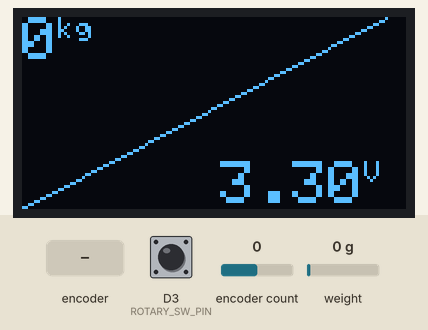
Bench run of a sketch on a simulated Arduino MKR. Shown: 128×64 one-colour display. The inputs (shaded band) are chosen by the test bench; at power-on: encoder count 0, weight on the scale 0 g, D3 (ROTARY_SW_PIN) HIGH. What the sketch prints to the serial monitor is not drawn.

Above: at 1.2 s.
1.3 s: rotary encoder on D3 (ROTARY_SW_PIN) / D7 (DT_PIN) turned 1 step (first pin leading)
At 2.3 s:
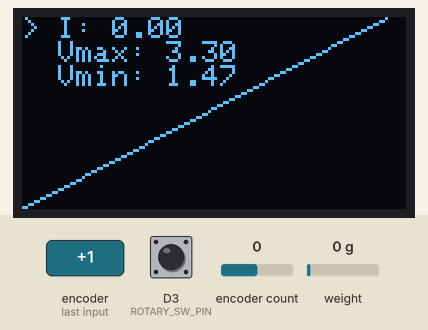
3.0 s: encoder count set to 1
At 3.5 s:
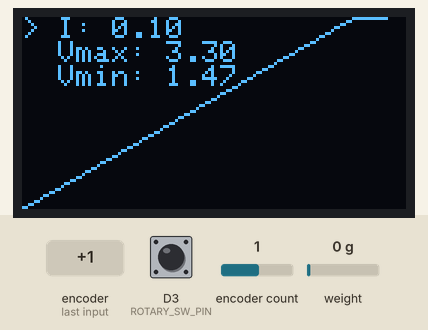
4.7 s: weight on the scale set to 1250 g
7.7 s: encoder count set to 2
At 9.0 s:
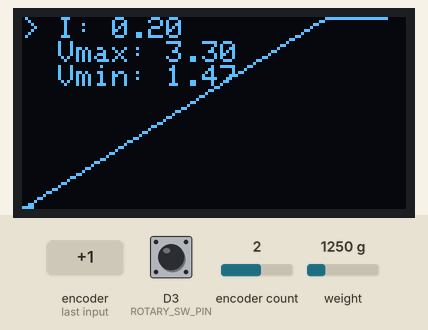
9.3 s: weight on the scale set to 100 g
10.8 s: rotary encoder on D3 (ROTARY_SW_PIN) / D7 (DT_PIN) turned 3 steps (first pin leading)
At 12.0 s:
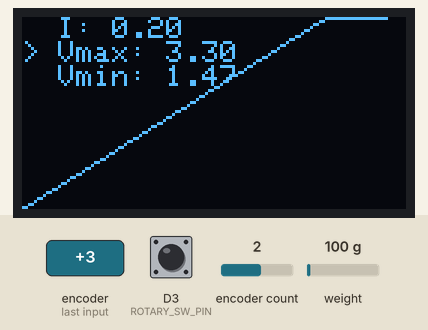
Timing chart, 0 to 13.8 s (numbered marks = the images above; inputs shaded):
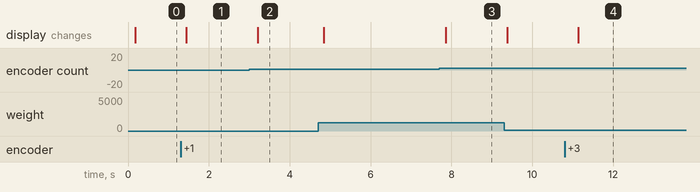

Measured:
- after the input at 1.3 s, the display: changes after 0.14 s (image 1)
- after the input at 3.0 s, the display: changes after 0.20 s (image 2)
- after the input at 7.7 s, the display: changes after 0.16 s (image 3)
- after the input at 10.8 s, the display: changes after 0.34 s (image 4)

The sketch:

G29BS_V2_007.ino
```cpp
/*
  Programa: Simulador de Freio com Saída Analógica
  Autor: Renato Brant
  Data: 01/12/2024
  Versão: v2.007

  Histórico de Modificações:
  - v2.004: Alterado o comportamento do cálculo de curva de tensão para inverter a relação pressão/tensão.
  - v2.005: Corrigido o problema de apresentação do gráfico que ignorava o MIN_VOLTAGE (1.47V).
           Excluída a configuração do formato da curva devido a inconsistências. Agora o comportamento é estritamente linear.
           Criado um histórico de modificações para acompanhamento de versões.
  - v2.006: Refatoração para melhorar a organização e legibilidade do código sem alterar funcionalidades existentes.
           Adicionado ajuste do valor mínimo de tensão (Vmin).
           Valores de Vmax e Vmin exibidos no display (canto inferior esquerdo e superior direito, respectivamente).
           Quadrado desenhado ao redor do valor que está sendo configurado.
           Movida a apresentação da pressão para o canto inferior direito, acima do valor de tensão (previousVoltage).
           Fundo preto adicionado para os valores de pressão e tensão para melhor contraste.
  - v2.007: Melhorada a interface gráfica do ajuste de configurações.
           Menu de configurações exibido no canto superior esquerdo apenas quando o botão é pressionado.
           Opções: Inclinação (I), Vmax e Vmin, com destaque `>` para a configuração ativa.
           Menu desaparece automaticamente após 5 segundos de inatividade, salvando as configurações.
           Corrigido valor no display para sincronizar com a saída DAC.
           Expandido o controle de curva para maior sensibilidade a pressões menores (curva mais inclinada).
*/

#include <Wire.h>
#include <Adafruit_MCP4725.h>
#include <HX711.h>
#include <Adafruit_GFX.h>
#include <Adafruit_SSD1306.h>
#include <Encoder.h>
#include <FlashStorage.h>

// Definições dos pinos
#define DT_PIN 7
#define SCK_PIN 6
#define ROTARY_CLK_PIN 1
#define ROTARY_DT_PIN 2
#define ROTARY_SW_PIN 3
#define OLED_RESET -1

// Objetos para os periféricos
HX711 scale;
Adafruit_MCP4725 dac;
Adafruit_SSD1306 display(128, 64, &Wire, OLED_RESET);
Encoder rotaryEncoder(ROTARY_CLK_PIN, ROTARY_DT_PIN);

// Estrutura para armazenar configurações
struct Config {
  float maxVoltage;  // Tensão máxima ajustável
  float minVoltage;  // Tensão mínima ajustável
  float curveFactor; // Fator de inclinação da curva
};
FlashStorage(flashConfig, Config); // Aloca espaço na memória flash

// Configurações iniciais padrão
float maxVoltage = 3.3;           // Tensão máxima inicial
float minVoltage = 1.47;          // Tensão mínima inicial
float curveFactor = 0.0;          // Inclinação inicial da curva
int lastEncoderPosition = 0;      // Última posição do encoder
bool buttonPressed = false;       // Estado do botão do encoder
int configMode = 0;               // 0 = Inclinação, 1 = Vmax, 2 = Vmin

// Configuração do HX711
const float CALIBRATION_FACTOR = -44.765419; // Fator de calibração para o sensor
const long OFFSET = 1877599;                 // Offset para ajustar o zero
float pressure = 0;                          // Pressão medida em kg

// Controle gráfico
const int GRAPH_WIDTH = 122;                 // Largura do gráfico
const int GRAPH_HEIGHT = 64;                 // Altura do gráfico

float outputVoltage = 0;                     // Tensão de saída calculada

// Controle do menu de configurações
bool showConfigMenu = false;                 // Controla a exibição do menu de configurações
unsigned long lastInteraction = 0;           // Tempo da última interação
const unsigned long CONFIG_TIMEOUT = 5000;   // Tempo limite para esconder o menu (5 segundos)

// Função: Configuração inicial do sistema
void setup() {
  Serial.begin(115200);
  Serial.println("Iniciando sistema...");

  // Inicializa HX711
  scale.begin(DT_PIN, SCK_PIN);
  scale.set_offset(OFFSET);
  scale.set_scale(CALIBRATION_FACTOR);

  // Inicializa DAC MCP4725
  dac.begin(0x60);

  // Inicializa display OLED
  display.begin(SSD1306_SWITCHCAPVCC, 0x3C);
  display.clearDisplay();
  display.setTextSize(1);
  display.setTextColor(WHITE);
  display.display();

  // Configura botão do encoder
  pinMode(ROTARY_SW_PIN, INPUT_PULLUP);

  // Carrega configurações salvas na memória flash
  loadSettings();

  Serial.println("Sistema inicializado com sucesso!");
}

// Função: Laço principal do programa
void loop() {
  handleButtonPress();     // Gerencia as interações do botão
  handleEncoderRotation(); // Processa a movimentação do encoder

  // Esconde o menu de configuração após o tempo limite
  if (showConfigMenu && millis() - lastInteraction > CONFIG_TIMEOUT) {
    showConfigMenu = false;
    saveSettings();
    Serial.println("Configurações salvas automaticamente após inatividade.");
  }

  // Lê e atualiza os dados do sistema
  if (scale.is_ready()) {
    pressure = readPressure(); // Lê a pressão do sensor
    updateDAC();               // Atualiza a saída do DAC
    updateDisplay();           // Atualiza a tela OLED
  }
}

// Função: Lê o estado do botão do encoder
void handleButtonPress() {
  bool currentButtonState = digitalRead(ROTARY_SW_PIN) == LOW;
  if (currentButtonState && !buttonPressed) {
    if (!showConfigMenu) {
      showConfigMenu = true; // Ativa o menu de configurações
    } else {
      configMode = (configMode + 1) % 3; // Alterna entre Inclinação, Vmax e Vmin
    }
    lastInteraction = millis(); // Atualiza o tempo de interação
  }
  buttonPressed = currentButtonState;
}

// Função: Lê o movimento do encoder e ajusta as configurações
void handleEncoderRotation() {
  if (showConfigMenu) { // Permite ajustes apenas quando o menu está ativo
    int newEncoderPosition = rotaryEncoder.read() / 2; // Divide por 2 para maior controle
    if (newEncoderPosition != lastEncoderPosition) {
      int delta = newEncoderPosition - lastEncoderPosition;

      if (configMode == 0) { // Ajusta a Inclinação
        curveFactor += delta * 0.05;
        curveFactor = constrain(curveFactor, -2.0, 2.0); // Limites expandidos
      } else if (configMode == 1) { // Ajusta o Vmax
        maxVoltage += delta * 0.05;
        maxVoltage = constrain(maxVoltage, 2.5, 3.3);
      } else if (configMode == 2) { // Ajusta o Vmin
        minVoltage += delta * 0.05;
        minVoltage = constrain(minVoltage, 1.0, maxVoltage - 0.1);
      }

      lastEncoderPosition = newEncoderPosition;
      lastInteraction = millis(); // Atualiza o tempo de interação
    }
  }
}

// Função: Lê a pressão do sensor HX711
float readPressure() {
  float measuredPressure = scale.get_units() / 1000.0; // Converte para kg
  return constrain(measuredPressure, 0.0, 50.0); // Limita a pressão entre 0 e 50 kg
}

// Função: Calcula e aplica a tensão ao DAC
void updateDAC() {
  float normalizedPressure = pressure / 50.0; // Normaliza a pressão (0 a 1)
  normalizedPressure = constrain(normalizedPressure, 0.0, 1.0);

  float adjustedPressure = normalizedPressure * (1.0 + curveFactor);
  adjustedPressure = constrain(adjustedPressure, 0.0, 1.0);

  // Calcula a tensão de saída
  outputVoltage = minVoltage + (1.0 - adjustedPressure) * (maxVoltage - minVoltage);

  // Converte para 12 bits e atualiza o DAC
  uint16_t dacOutput = (uint16_t)((outputVoltage / 3.3) * 4095);
  dac.setVoltage(dacOutput, false);
}

// Função: Atualiza o display OLED com os dados mais recentes
void updateDisplay() {
  display.clearDisplay();
  drawGraph();

  if (showConfigMenu) { // Exibe o menu de configurações, se ativo
    display.setTextSize(1);
    display.setCursor(0, 0);
    display.setTextColor(WHITE);
    display.print(configMode == 0 ? "> I: " : "  I: ");
    display.println(curveFactor, 2);
    display.print(configMode == 1 ? "> Vmax: " : "  Vmax: ");
    display.println(maxVoltage, 2);
    display.print(configMode == 2 ? "> Vmin: " : "  Vmin: ");
    display.println(minVoltage, 2);
  } else { // Exibe os valores principais
    display.setCursor(0, 0);
    display.setTextSize(2);
    display.print(String(pressure, 0));
    display.setTextSize(1);
    display.print("kg");

    display.fillRect(66, 48, 58, 16, BLACK);
    display.setCursor(66, 48);
    display.setTextSize(2);
    display.print(String(outputVoltage, 2));
    display.setTextSize(1);
    display.print("V");
  }

  display.display();
}

// Função: Desenha o gráfico de curva no display
void drawGraph() {
  for (int x = 0; x < GRAPH_WIDTH; x++) {
    float rawPos = (float)x / GRAPH_WIDTH;
    float curveY = rawPos * (1.0 + curveFactor);
    float voltage = minVoltage + curveY * (maxVoltage - minVoltage);
    float normalizedVoltage = (voltage - minVoltage) / (maxVoltage - minVoltage);
    int y = constrain(GRAPH_HEIGHT - (normalizedVoltage * GRAPH_HEIGHT), 0, GRAPH_HEIGHT - 1);

    display.drawPixel(x, y, WHITE);
    if (rawPos <= pressure / 50.0) {
      display.drawLine(x, GRAPH_HEIGHT - 1, x, y, WHITE);
    }
  }
}

// Função: Salva as configurações na memória flash
void saveSettings() {
  Config config = {maxVoltage, minVoltage, curveFactor};
  flashConfig.write(config);
  Serial.println("Configurações salvas na memória flash.");
}

// Função: Carrega as configurações da memória flash
void loadSettings() {
  Config config = flashConfig.read();
  maxVoltage = config.maxVoltage;
  minVoltage = config.minVoltage;
  curveFactor = config.curveFactor;

  if (maxVoltage < 2.5 || maxVoltage > 3.3) maxVoltage = 3.3;
  if (minVoltage < 1.0 || minVoltage >= maxVoltage) minVoltage = 1.47;
  if (curveFactor < -2.0 || curveFactor > 2.0) curveFactor = 0.0;

  Serial.print("Configurações carregadas: Vmax=");
  Serial.print(maxVoltage, 2);
  Serial.print("V, Vmin=");
  Serial.print(minVoltage, 2);
  Serial.print("V, Inclinação=");
  Serial.println(curveFactor, 2);
}
```
